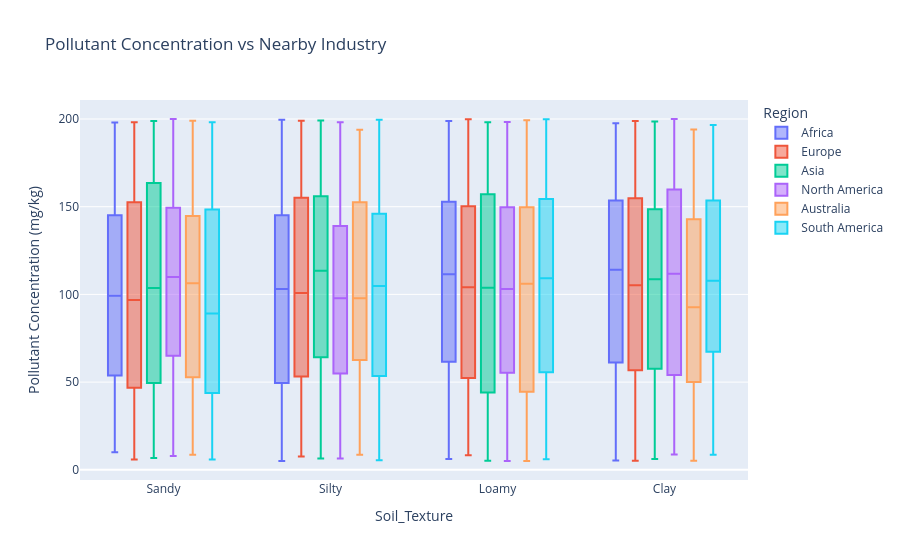

The notebook cell this image was saved under:
### Code cell
fig = px.box(df,
    x="Nearby_Industry",
    y="Pollutant_Concentration_mg_kg",
    color="Region",  # You can color by Region or another categorical column
    title="Pollutant Concentration vs Nearby Industry",
    labels={"Pollutant_Concentration_mg_kg": "Pollutant Concentration (mg/kg)"}
)
fig.show()

### Figure 1 — Plotly figure (JSON) as saved in the notebook; plotly's stock layout.template omitted (floating-point values rounded to 4 significant figures; data arrays with more than 128 entries replaced by an {"elided": "..."} marker saying what was removed)
{"data": [{"alignmentgroup": "True", "hovertemplate": "Region=Africa<br>Soil_Texture=%{x}<br>Pollutant Concentration (mg/kg)=%{y}<extra></extra>", "legendgroup": "Africa", "marker": {"color": "#636efa"}, "name": "Africa", "notched": false, "offsetgroup": "Africa", "orientation": "v", "showlegend": true, "type": "box", "x": {"elided": "518 str values"}, "x0": " ", "xaxis": "x", "y": {"elided": "518 float values"}, "y0": " ", "yaxis": "y"}, {"alignmentgroup": "True", "hovertemplate": "Region=Europe<br>Soil_Texture=%{x}<br>Pollutant Concentration (mg/kg)=%{y}<extra></extra>", "legendgroup": "Europe", "marker": {"color": "#EF553B"}, "name": "Europe", "notched": false, "offsetgroup": "Europe", "orientation": "v", "showlegend": true, "type": "box", "x": {"elided": "483 str values"}, "x0": " ", "xaxis": "x", "y": {"elided": "483 float values"}, "y0": " ", "yaxis": "y"}, {"alignmentgroup": "True", "hovertemplate": "Region=Asia<br>Soil_Texture=%{x}<br>Pollutant Concentration (mg/kg)=%{y}<extra></extra>", "legendgroup": "Asia", "marker": {"color": "#00cc96"}, "name": "Asia", "notched": false, "offsetgroup": "Asia", "orientation": "v", "showlegend": true, "type": "box", "x": {"elided": "528 str values"}, "x0": " ", "xaxis": "x", "y": {"elided": "528 float values"}, "y0": " ", "yaxis": "y"}, {"alignmentgroup": "True", "hovertemplate": "Region=North America<br>Soil_Texture=%{x}<br>Pollutant Concentration (mg/kg)=%{y}<extra></extra>", "legendgroup": "North America", "marker": {"color": "#ab63fa"}, "name": "North America", "notched": false, "offsetgroup": "North America", "orientation": "v", "showlegend": true, "type": "box", "x": {"elided": "490 str values"}, "x0": " ", "xaxis": "x", "y": {"elided": "490 float values"}, "y0": " ", "yaxis": "y"}, {"alignmentgroup": "True", "hovertemplate": "Region=Australia<br>Soil_Texture=%{x}<br>Pollutant Concentration (mg/kg)=%{y}<extra></extra>", "legendgroup": "Australia", "marker": {"color": "#FFA15A"}, "name": "Australia", "notched": false, "offsetgroup": "Australia", "orientation": "v", "showlegend": true, "type": "box", "x": {"elided": "489 str values"}, "x0": " ", "xaxis": "x", "y": {"elided": "489 float values"}, "y0": " ", "yaxis": "y"}, {"alignmentgroup": "True", "hovertemplate": "Region=South America<br>Soil_Texture=%{x}<br>Pollutant Concentration (mg/kg)=%{y}<extra></extra>", "legendgroup": "South America", "marker": {"color": "#19d3f3"}, "name": "South America", "notched": false, "offsetgroup": "South America", "orientation": "v", "showlegend": true, "type": "box", "x": {"elided": "492 str values"}, "x0": " ", "xaxis": "x", "y": {"elided": "492 float values"}, "y0": " ", "yaxis": "y"}], "layout": {"boxmode": "group", "legend": {"title": {"text": "Region"}, "tracegroupgap": 0}, "title": {"text": "Pollutant Concentration vs Nearby Industry"}, "xaxis": {"anchor": "y", "domain": [0, 1], "title": {"text": "Soil_Texture"}}, "yaxis": {"anchor": "x", "domain": [0, 1], "title": {"text": "Pollutant Concentration (mg/kg)"}}}}
